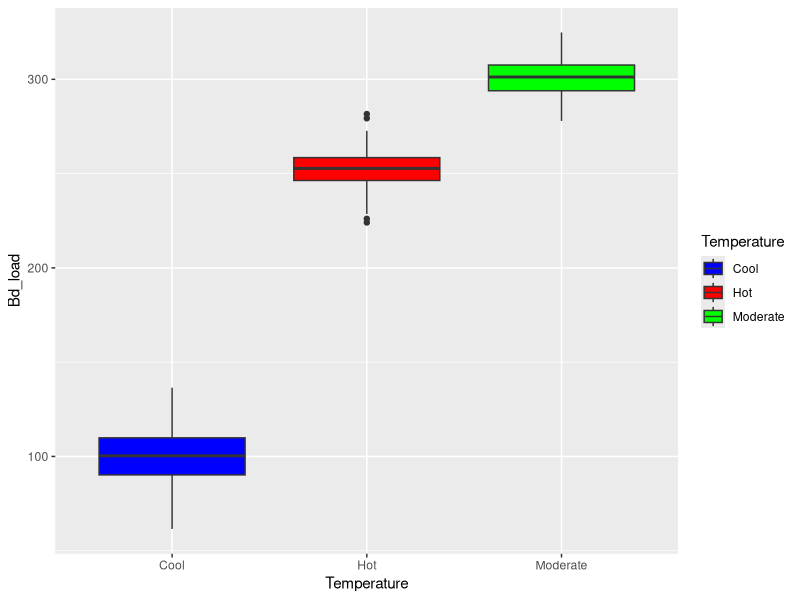

Recreate this plot in R.
## ---- chunk 1
knitr::opts_chunk$set(echo = TRUE)
## ---- chunk 2
library(tidyverse)
library(ggplot2)
## ---- chunk 3
nGroup <- 3 # number of groups
nName <- c("Hot","Moderate","Cool") # names of groups
nSize <- c(100,100,100) # number of observations in each group
nMean <- c(250,300,100) # mean of each group
nSD <- c(10,10,12) # standard deviation of each group

ID <- 1:(sum(nSize)) # create id vector for each row
Bd_load <- c(rnorm(n=nSize[1],mean=nMean[1],sd=nSD[1]),
            rnorm(n=nSize[2],mean=nMean[2],sd=nSD[2]),
            rnorm(n=nSize[3],mean=nMean[3],sd=nSD[3]))
Temperature <- rep(nName,nSize)
newtdata <- data.frame(ID,Temperature,Bd_load)
newtdata
## ---- chunk 4
newtdatamodel <- aov(Bd_load~Temperature, data=newtdata)
print(newtdatamodel)
summary(newtdatamodel)

ggplot(data=newtdata,aes(x=Temperature,y=Bd_load,fill=Temperature)) + geom_boxplot() + scale_fill_manual(values= c("blue","red","green"))
## ---- chunk 5
results <- data.frame(sample_size = integer(),
                      effect_size = numeric(),
                      trait = character(),
                      p_value = numeric())

temps <- c("Hot", "Moderate", "Cool")

for (n in seq(10, nrow(newtdata), by = 5)) {  # Increase sample size by 5 each iteration

  # Randomly sample n observations
  temp_data <- newtdata[sample(1:nrow(newtdata), n, replace = TRUE), ]
  
  # Fit the model on the sampled data
  mod <- aov(Bd_load ~ Temperature, data = temp_data)
  
  # Extract coefficients and p-values for each level of the Temperature factor
  for (temp in temps) {
    # Check if the temperature level is a factor level
    if (temp %in% levels(temp_data$Temperature)) {
      # Extract the effect size (the coefficient) for the specific temperature level
      effect_size <- coef(mod)[paste("Temperature", temp, sep = "")]
      p_value <- summary(mod)[[1]]["Temperature", temp, 4]  # p-value for the temp
      
      # Store results
      results <- rbind(results, data.frame(sample_size = n, 
                                           trait = temp, 
                                           effect_size = effect_size, 
                                           p_value = p_value))
    }
  }
}
## ---- chunk 6
nGroup <- 3 # number of groups
nName <- c("Hot","Moderate", "Cool") # names of groups
nSize <- c(2,2,2) # number of observations in each group
nMean <- c(250,500,100) # mean of each group
nSD <- c(1.25,1.1,1.2) # standard deviation of each group

ID <- 1:(sum(nSize)) # create id vector for each row
Hatch_time <- c(rnorm(n=nSize[1],mean=nMean[1],sd=nSD[1]),
            rnorm(n=nSize[2],mean=nMean[2],sd=nSD[2]),
            rnorm(n=nSize[3],mean=nMean[3],sd=nSD[3]))
Temperature <- rep(nName,nSize)
newtdata <- data.frame(ID,Temperature,Bd_load)
newtdataModel <- aov(Bd_load~Temperature,data=newtdata)
z <- summary(newtdatamodel)
list(Fval=unlist(z)[7],probF=unlist(z)[9])
